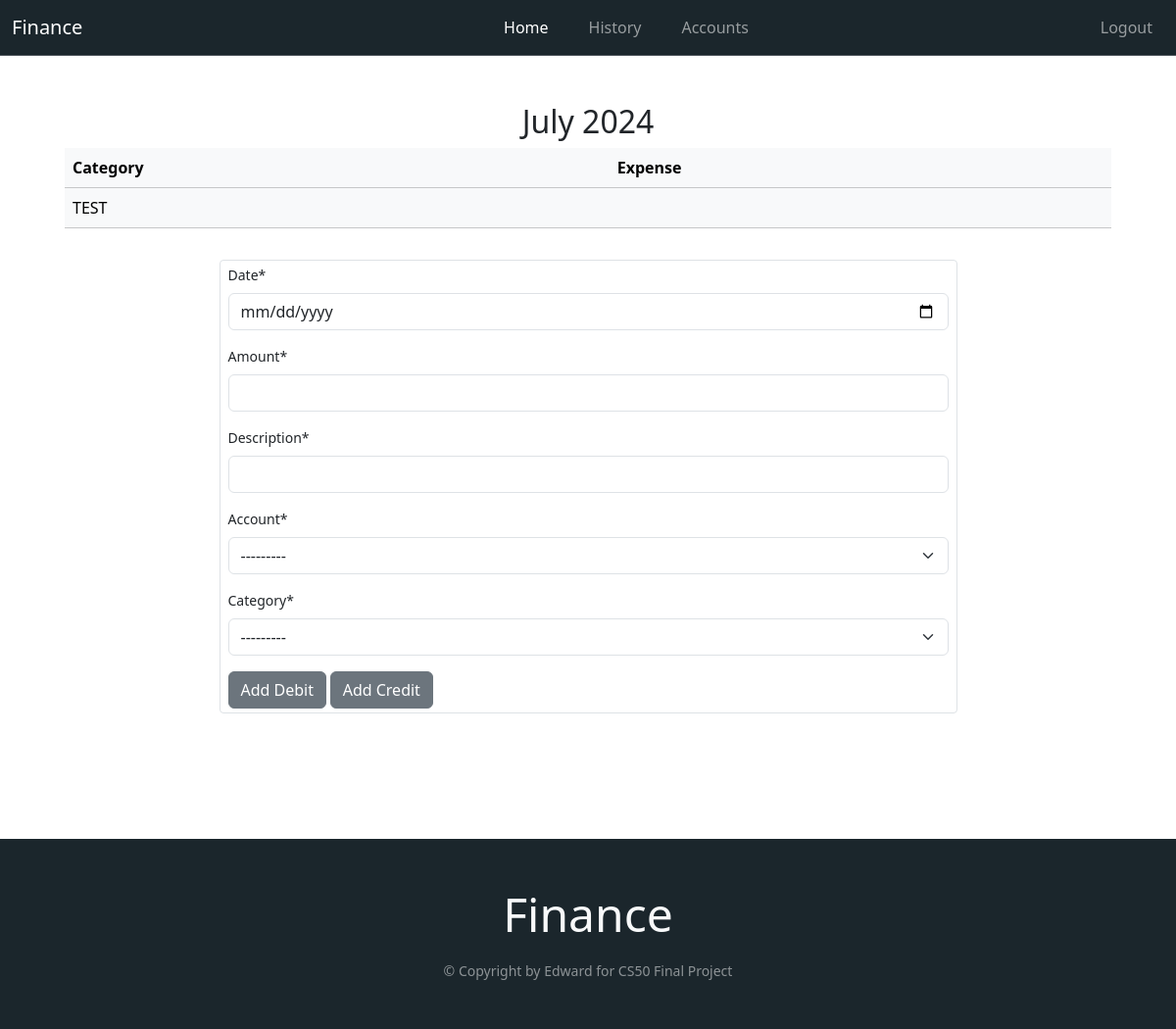
The page / (signed in) on the database as committed earlier.
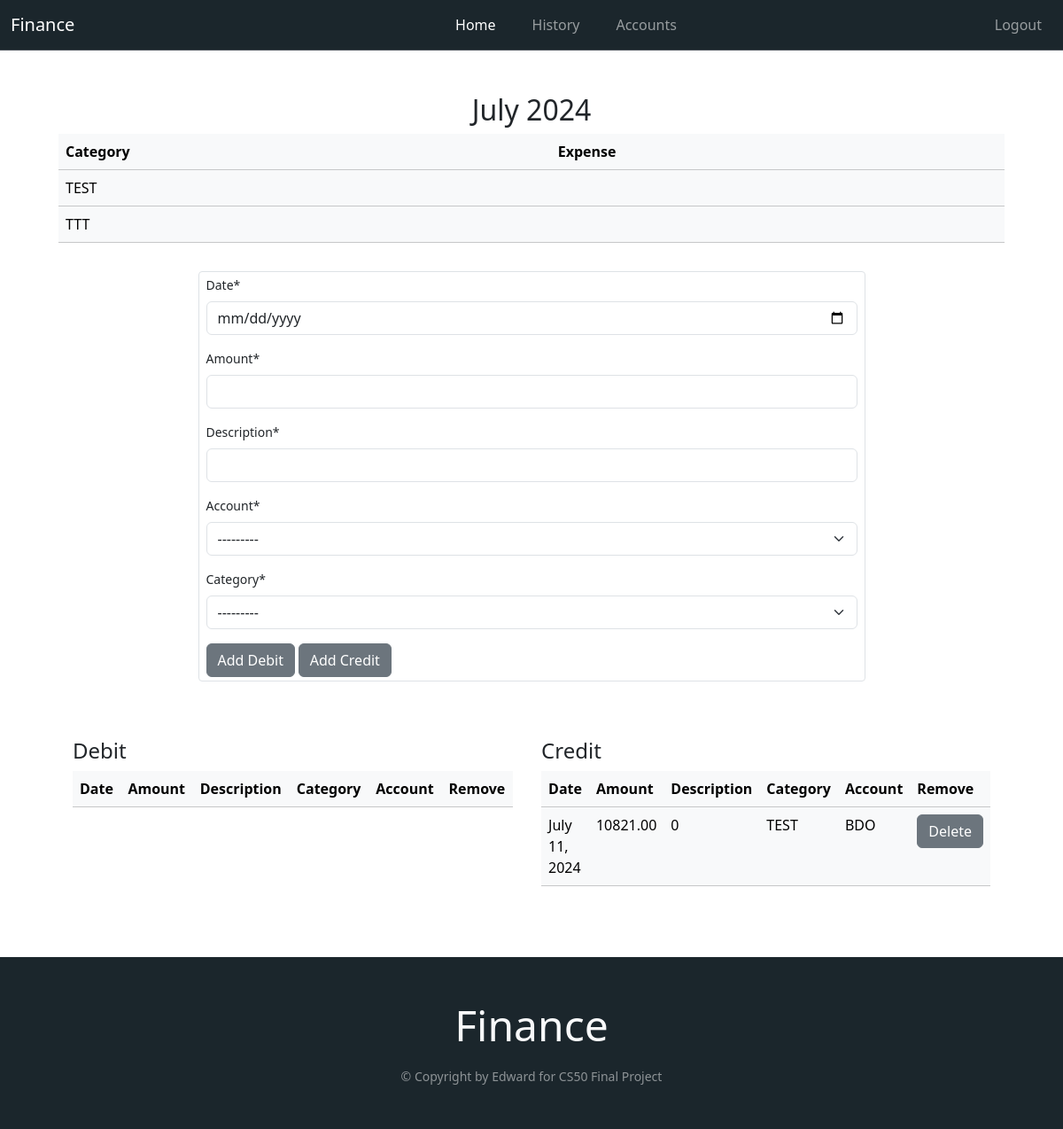
The same page on the database as committed later.
### main/models.py (models this page shows)
class Category(models.Model):
    user = models.ForeignKey(User, related_name="category", null=True, on_delete=models.CASCADE)
    category_name = models.CharField(max_length=200)
    def __str__(self):
        return self.category_name
    class Meta:
        unique_together = 'user', 'category_name'

class Credit(models.Model):
    user = models.ForeignKey(User, related_name="credit", null=True, on_delete=models.CASCADE)
    date = models.DateField(auto_now=False, auto_now_add=False, null=True)
    amount = models.DecimalField(max_digits=10, decimal_places=2)
    description = models.CharField(max_length=300)
    account = models.ForeignKey(Accounts, related_name="accCredit", null=True, on_delete=models.PROTECT)
    category = models.ForeignKey(Category, related_name="catCredit", null=True, on_delete=models.PROTECT)

class Accounts(models.Model):
    user = models.ForeignKey(User, related_name="accounts", null=True, on_delete=models.CASCADE)
    account_name = models.CharField(max_length=200)
    balance = models.DecimalField(max_digits=13, decimal_places=2)
    def __str__(self):
        return self.account_name
    class Meta:
        unique_together = 'user', 'account_name'

### main/views.py (the view)
# urls.py: 2. Add a URL to urlpatterns:  path('', views.home, name='home')
@login_required(login_url="/login/")
def home(response):
    if response.method == "POST":
        formC = CreateNewCategory(response.POST)
        formD = CreateNewEntry(response.POST)
        if "add_expense" in response.POST:
            if formD.is_valid():
                data = get_values(response, formD)
                new = Debit(amount=data["amount"], description=data["description"], account=data["account"], category=data["category"], date=data["date"])
                new.save()
                response.user.debit.add(new)
                account = response.user.accounts.get(account_name=data["account"])
                account.balance -= data["amount"]
                account.save()
            else:
                print("not valid expense")
        if "add_credit" in response.POST:
            if formD.is_valid():
                data = get_values(response, formD)
                new = Credit(amount=data["amount"], description=data["description"], account=data["account"], category=data["category"], date=data["date"])
                new.save()
                response.user.credit.add(new)
                account = response.user.accounts.get(account_name=data["account"])
                account.balance += data["amount"]
                account.save()
            else:
                print("not valid expense")
        return redirect("/")
    else:
        formC = CreateNewCategory()
        formD = CreateNewEntry()
        formD.fields["category"].queryset = response.user.category.all()
        formD.fields["account"].queryset = response.user.accounts.all()
    date = datetime.now()
    debitData = response.user.debit.filter(date__year=date.year,
                                     date__month=date.month)
    creditData = response.user.credit.filter(date__year=date.year,
                                       date__month=date.month)
    return render(response, "main/home.html", {"formC": formC, "formD":formD, "debitData": debitData, "creditData": creditData})

### main/forms.py
class CreateNewCategory(forms.ModelForm):
    class Meta:
        model = Category
        fields = ["category_name"]

class CreateNewEntry(forms.ModelForm):
    class Meta:
        model = Debit
        fields = ["date", "amount", "description", "account", "category"]
        widgets = {
            'date': DateInput()
        }

### main/templates/main/home.html (shortened to what the changed rows need)
{% extends "main/base.html" %}
{% load crispy_forms_tags %}
{% block content %}
<h2 class="text-center">{% now "F Y" %}</h2>
    <div class="container">
        <div class="container-md">
            {% if user.category.all %}
                <table class="table table-hover table-light">
                    <thead>
                        <tr>
                            <th scope="col">Category</th>
                            <th scope="col">Expense</th>
                        </tr>
                    </thead>
                    <tbody>
                        {% for category in user.category.all %}
                            <tr>
                                <td>{{ category.category_name }}</td>
                                <td>{{ account.balance }}</td>
                            </tr>
                        {% endfor %}
                    </tbody>
                </table>
            {% endif %}
            <div class="container">
                <div class="row">
                     <div class="col p-3">
                        {%if user.debit.all or user.credit.all %}
                            <h4>Debit</h4>
                            <table class="table table-hover table-light">
                                <thead>
                                    <tr>
                                        <th>Date</th>
                                        <th>Amount</th>
                                        <th>Description</th>
                                        <th>Category</th>
                                        <th>Account</th>
                                        <th>Remove</th>
                                    </tr>
                                </thead>
                            </table>
                        {% endif %}
                    </div>
                    <div class="col p-3">
                        {%if user.debit.all or user.credit.all %}
                            <h4>Credit</h4>
                            <table class="table table-hover table-light">
                                <thead>
                                    <tr>
                                        <th>Date</th>
                                        <th>Amount</th>
                                        <th>Description</th>
                                        <th>Category</th>
                                        <th>Account</th>
                                        <th>Remove</th>
                                    </tr>
                                </thead>
                                <tbody>
                                    {% for credit in creditData %}
                                        <tr>
                                            <td>{{ credit.date }}</td>
                                            <td>{{ credit.amount }}</td>
                                            <td>{{ credit.description }}</td>
                                            <td>{{ credit.category }}</td>
                                            <td>{{ credit.account }}</td>
                                            <td>
                                                <form action="/{{ credit.id }}" method="POST">
                                                    <button type="submit" class="confirm-delete btn btn-secondary">Delete</button>
                                                </form>
                                            </td>
                                        </tr>
                                    {% endfor %}
                                </tbody>
                            </table>
                        {% endif %}
                    </div>
                </div>
            </div>
        </div>
    </div>
{% endblock %}

Rows that differ between the two databases and show on the page:
added Category: category_name "TTT"
added Credit: date "July 11, 2024", amount "10821.00", description "0", category "TEST", account "BDO"
Other text that changed with them:
text now shown: "Debit Date Amount Description Category Account Remove Credit Date Amount Description Category Account Remove"
